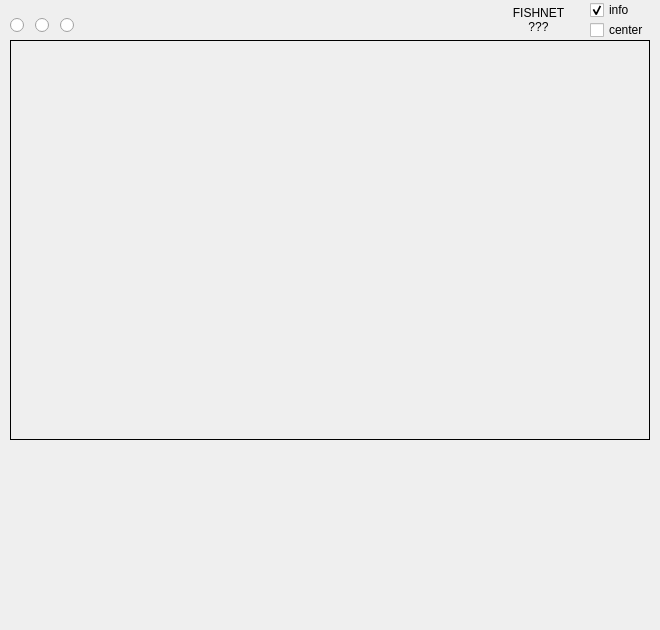
   <widget class="QFrame" name="MID">
    <property name="geometry">
     <rect>
      <x>220</x>
      <y>40</y>
      <width>660</width>
      <height>630</height>
     </rect>
    </property>
    <property name="mouseTracking">
     <bool>false</bool>
    </property>
    <property name="styleSheet">
     <string notr="true"/>
    </property>
    <property name="frameShape">
     <enum>QFrame::NoFrame</enum>
    </property>
    <property name="frameShadow">
     <enum>QFrame::Plain</enum>
    </property>
    <widget class="Display" name="SOURCE_DISPLAY">
     <property name="geometry">
      <rect>
       <x>10</x>
       <y>40</y>
       <width>640</width>
       <height>400</height>
      </rect>
     </property>
     <property name="mouseTracking">
      <bool>true</bool>
     </property>
     <property name="frameShape">
      <enum>QFrame::Box</enum>
     </property>
     <property name="text">
      <string/>
     </property>
    </widget>
    <widget class="QCheckBox" name="CENTER_CHECK">
     <property name="geometry">
      <rect>
       <x>590</x>
       <y>20</y>
       <width>67</width>
       <height>20</height>
      </rect>
     </property>
     <property name="mouseTracking">
      <bool>false</bool>
     </property>
     <property name="text">
      <string>center</string>
     </property>
    </widget>
    <widget class="Ruler" name="RULER_H">
     <property name="geometry">
      <rect>
       <x>10</x>
       <y>430</y>
       <width>640</width>
       <height>32</height>
      </rect>
     </property>
     <property name="mouseTracking">
      <bool>false</bool>
     </property>
     <property name="text">
      <string/>
     </property>
    </widget>
    <widget class="Ruler" name="RULER_V">
     <property name="geometry">
      <rect>
       <x>640</x>
       <y>40</y>
       <width>32</width>
       <height>400</height>
      </rect>
     </property>
     <property name="mouseTracking">
      <bool>false</bool>
     </property>
     <property name="text">
      <string/>
     </property>
    </widget>
    <widget class="Tools" name="ZOOM_TOOL">
     <property name="geometry">
      <rect>
       <x>10</x>
       <y>15</y>
       <width>20</width>
       <height>20</height>
      </rect>
     </property>
     <property name="text">
      <string/>
     </property>
    </widget>
    <widget class="Tools" name="SELECT_TOOL">
     <property name="geometry">
      <rect>
       <x>35</x>
       <y>15</y>
       <width>20</width>
       <height>20</height>
      </rect>
     </property>
     <property name="text">
      <string/>
     </property>
    </widget>
    <widget class="Coordinate" name="SHIFT_INFO">
     <property name="geometry">
      <rect>
       <x>310</x>
       <y>5</y>
       <width>90</width>
       <height>30</height>
      </rect>
     </property>
     <property name="frameShape">
      <enum>QFrame::NoFrame</enum>
     </property>
     <property name="frameShadow">
      <enum>QFrame::Raised</enum>
     </property>
    </widget>
    <widget class="Coordinate" name="START_COORD">
     <property name="geometry">
      <rect>
       <x>90</x>
       <y>5</y>
       <width>90</width>
       <height>30</height>
      </rect>
     </property>
     <property name="frameShape">
      <enum>QFrame::NoFrame</enum>
     </property>
     <property name="frameShadow">
      <enum>QFrame::Raised</enum>
     </property>
    </widget>
    <widget class="Coordinate" name="SHAPE_INFO">
     <property name="geometry">
      <rect>
       <x>200</x>
       <y>5</y>
       <width>90</width>
       <height>30</height>
      </rect>
     </property>
     <property name="frameShape">
      <enum>QFrame::NoFrame</enum>
     </property>
     <property name="frameShadow">
      <enum>QFrame::Raised</enum>
     </property>
    </widget>
    <widget class="QCheckBox" name="INFO_CHECK">
     <property name="geometry">
      <rect>
       <x>590</x>
       <y>0</y>
       <width>53</width>
       <height>20</height>
      </rect>
     </property>
     <property name="mouseTracking">
      <bool>false</bool>
     </property>
     <property name="text">
      <string>info</string>
     </property>
     <property name="checked">
      <bool>true</bool>
     </property>
    </widget>
    <widget class="QLabel" name="FISHNET_RESULT">
     <property name="geometry">
      <rect>
       <x>488</x>
       <y>5</y>
       <width>101</width>
       <height>31</height>
      </rect>
     </property>
     <property name="text">
      <string>&lt;html&gt;&lt;head/&gt;&lt;body&gt;&lt;p&gt;FISHNET&lt;br/&gt;???&lt;/p&gt;&lt;/body&gt;&lt;/html&gt;</string>
     </property>
     <property name="alignment">
      <set>Qt::AlignCenter</set>
     </property>
    </widget>
    <widget class="Tools" name="PTZ_TOOL">
     <property name="geometry">
      <rect>
       <x>60</x>
       <y>15</y>
       <width>20</width>
       <height>20</height>
      </rect>
     </property>
     <property name="text">
      <string/>
     </property>
    </widget>
   </widget>
